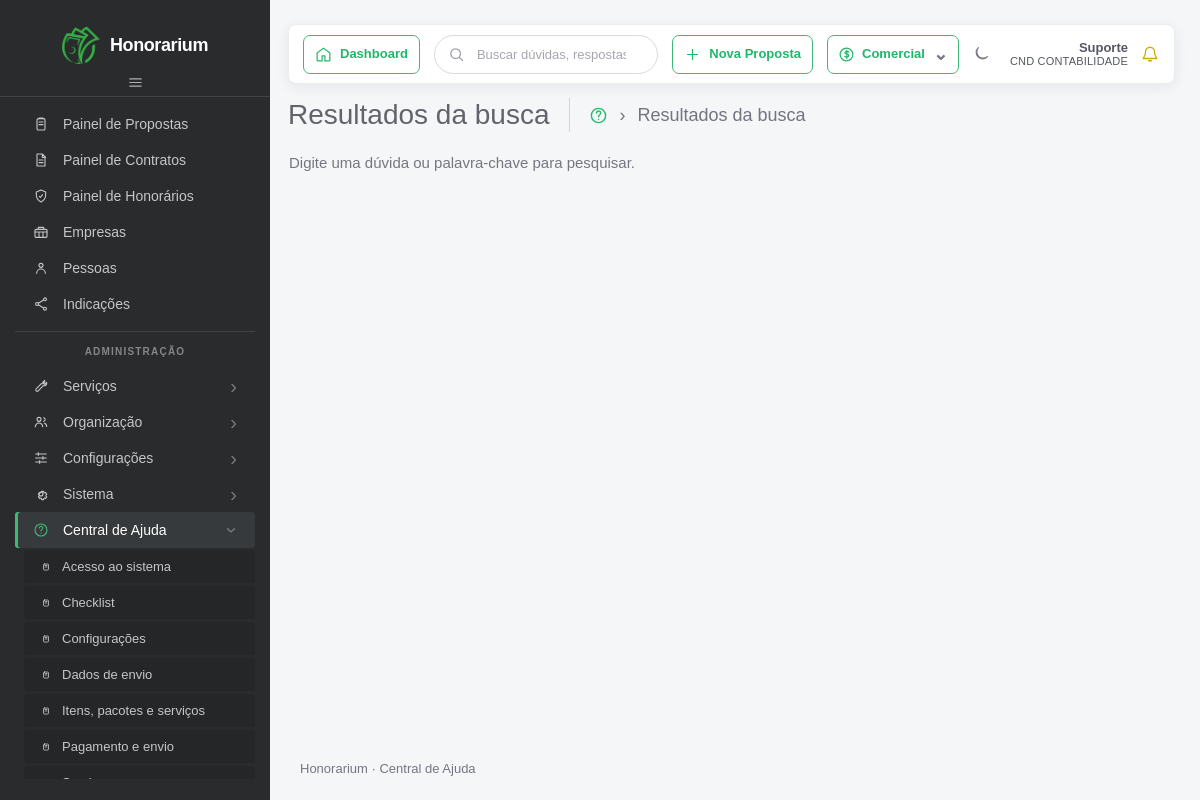
Page /busca/ on the committed database.
### faq/models.py (models this page shows, shortened)
class Categoria(models.Model):
    nome = models.CharField(max_length=100, unique=True)
    descricao = models.TextField(blank=True)
    ativa = models.BooleanField(default=True)

### faq/views.py (the view, shortened to what this page needs)
# urls.py: path("busca/", views.busca, name="busca"),
def busca(request):
    consulta = request.GET.get("q", "").strip()
    termos = normalizar_busca(consulta).split()
    resultados = []
    return render(
        request,
        "faq/busca.html",
        {"consulta": consulta, "resultados": resultados},
    )

### faq/context_processors.py (called while the page is built)
def categorias_navegacao(request):
    return {
        "categorias_navegacao": Categoria.objects.filter(ativa=True).order_by("nome")
    }

### faq/views.py (called while the page is built)
def normalizar_busca(texto):
    texto = unicodedata.normalize("NFD", texto).casefold()
    return "".join(
        caractere
        for caractere in texto
        if not unicodedata.combining(caractere)
    )

### faq/templates/faq/busca.html (shortened to what this page needs)
{% extends "faq/base.html" %}
{% block page_title %}Resultados da busca{% endblock %}
{% block page_breadcrumb %}<span aria-current="page">Resultados da busca</span>{% endblock %}
{% block conteudo %}
<div class="page-content">
    <div class="page-heading">
        {% if consulta %}
            <p>Resultados para “{{ consulta }}”.</p>
        {% else %}
            <p>Digite uma dúvida ou palavra-chave para pesquisar.</p>
        {% endif %}
    </div>
</div>
{% endblock %}

### faq/templates/faq/base.html (shortened to what this page needs)
{% load static %}
<!DOCTYPE html>
<html lang="pt-BR">
<head>
    <link
        href="https://cdn.jsdelivr.net/npm/bootstrap@5.3.8/dist/css/bootstrap.min.css"
        rel="stylesheet"
    >
    <link rel="stylesheet" href="{% static 'faq/css/style.css' %}">
</head>
<body>
    <div class="app-shell">
        <aside class="sidebar">
            <a href="{% url 'inicio' %}" class="brand">
                <img
                    class="brand-logo"
                    src="{% static 'faq/img/logo-simbolo.png' %}"
                    alt=""
                    width="40"
                    height="40"
                >
                <span class="brand-name">Honorarium</span>
            </a>
            <div class="sidebar-toggle" aria-hidden="true">
                <svg viewBox="0 0 24 24"><path d="M4 7h16M4 12h16M4 17h16"/></svg>
            </div>
            <nav class="portal-nav" aria-label="Menu do portal Honorarium">
                <div class="side-nav portal-main-nav" aria-label="Principal">
                    <span class="side-link">
                        <svg viewBox="0 0 24 24" aria-hidden="true"><rect x="6" y="4" width="12" height="17" rx="2"/><path d="M9 4V3h6v1M9 9h6M9 13h6"/></svg>
                        <span>Painel de Propostas</span>
                    </span>
                    <span class="side-link">
                        <svg viewBox="0 0 24 24" aria-hidden="true"><path d="M6 3h8l4 4v14H6zM14 3v5h5M9 12h6M9 16h6"/></svg>
                        <span>Painel de Contratos</span>
                    </span>
                    <span class="side-link">
                        <svg viewBox="0 0 24 24" aria-hidden="true"><path d="m12 3 7 3v5c0 4.5-2.8 7.8-7 10-4.2-2.2-7-5.5-7-10V6z"/><path d="M9.5 12.5 11 14l3.5-4"/></svg>
                        <span>Painel de Honorários</span>
                    </span>
                    <span class="side-link">
                        <svg viewBox="0 0 24 24" aria-hidden="true"><rect x="3" y="8" width="18" height="12" rx="1.5"/><path d="M8 8V5h8v3M3 12h18M9 12v8M15 12v8"/></svg>
                        <span>Empresas</span>
                    </span>
                    <span class="side-link">
                        <svg viewBox="0 0 24 24" aria-hidden="true"><circle cx="12" cy="8" r="3"/><path d="M5.5 20a6.5 6.5 0 0 1 13 0"/></svg>
                        <span>Pessoas</span>
                    </span>
                    <span class="side-link">
                        <svg viewBox="0 0 24 24" aria-hidden="true"><circle cx="18" cy="5" r="2.2"/><circle cx="6" cy="12" r="2.2"/><circle cx="18" cy="19" r="2.2"/><path d="m8 11 8-5M8 13l8 5"/></svg>
                        <span>Indicações</span>
                    </span>
                </div>
                <div class="sidebar-divider"></div>
                <span class="sidebar-label">Administração</span>
                <div class="side-nav portal-admin-nav" aria-label="Administração">
                    <span class="side-link">
                        <svg viewBox="0 0 24 24" aria-hidden="true"><path d="m14.5 6.5 3-3a4 4 0 0 1-5 5l-7.7 7.7a2.1 2.1 0 0 0 3 3l7.7-7.7a4 4 0 0 0 5-5l-3 3z"/></svg>
                        <span>Serviços</span><span class="side-chevron" aria-hidden="true">›</span>
                    </span>
                    <span class="side-link">
                        <svg viewBox="0 0 24 24" aria-hidden="true"><circle cx="9" cy="8" r="3"/><path d="M3.5 19a5.5 5.5 0 0 1 11 0M16 5.5a3 3 0 0 1 0 5.8M17 14a5 5 0 0 1 3.5 4.8"/></svg>
                        <span>Organização</span><span class="side-chevron" aria-hidden="true">›</span>
                    </span>
                    <span class="side-link">
                        <svg viewBox="0 0 24 24" aria-hidden="true"><path d="M4 6h16M4 12h16M4 18h16"/><path d="M8 4v4M15 10v4M10 16v4"/></svg>
                        <span>Configurações</span><span class="side-chevron" aria-hidden="true">›</span>
                    </span>
                    <span class="side-link">
                        <span>Sistema</span><span class="side-chevron" aria-hidden="true">›</span>
                    </span>
                    <details class="side-menu-group" open>
                        <summary class="side-link side-menu-trigger side-link-help active">
                            <svg viewBox="0 0 24 24" aria-hidden="true"><circle cx="12" cy="12" r="9"/><path d="M9.6 9a2.5 2.5 0 1 1 4.3 1.8c-1.2 1-1.9 1.4-1.9 2.7M12 17h.01"/></svg>
                            <span>Central de Ajuda</span><span class="side-chevron" aria-hidden="true">›</span>
                        </summary>
                        <div class="side-submenu" aria-label="Categorias da Central de Ajuda">
                            {% for item in categorias_navegacao %}
                                <a href="{% url 'categoria' item.id %}" class="side-link side-sub-link{% if categoria.id == item.id %} active{% endif %}">
                                    <svg viewBox="0 0 24 24" aria-hidden="true"><rect x="7" y="6" width="10" height="12" rx="2"/><path d="M10 9h4M10 12h4"/></svg>
                                    <span>{{ item.nome }}</span>
                                </a>
                            {% empty %}
                                <span class="side-submenu-empty">Nenhuma categoria cadastrada</span>
                            {% endfor %}
                        </div>
                    </details>
                </div>
            </nav>
        </aside>
        <div class="workspace">
            <header class="topbar">
                <span class="dashboard-chip" aria-hidden="true">
                    <svg viewBox="0 0 24 24"><path d="m3 10 9-7 9 7v10a1 1 0 0 1-1 1h-6v-7h-4v7H4a1 1 0 0 1-1-1z"/></svg>
                    <span>Dashboard</span>
                </span>
                <form class="topbar-search" role="search" action="{% url 'busca' %}" method="get">
                    <button type="submit" aria-label="Buscar">
                        <svg viewBox="0 0 24 24" aria-hidden="true"><circle cx="10.8" cy="10.8" r="6.8"/><path d="m16 16 4.5 4.5"/></svg>
                    </button>
                    <input
                        type="search"
                        name="q"
                        value="{{ request.GET.q }}"
                        placeholder="Buscar dúvidas, respostas ou palavras-chave..."
                        aria-label="Buscar na central de ajuda"
                    >
                </form>
                <span class="proposal-chip" aria-hidden="true">
                    <svg viewBox="0 0 24 24"><path d="M12 5v14M5 12h14"/></svg>
                    <span>Nova Proposta</span>
                </span>
                <div class="topbar-profile">
                    <span class="department-chip" aria-hidden="true">
                        <svg viewBox="0 0 24 24"><circle cx="12" cy="12" r="9"/><path d="M15.5 8.5c-.7-.7-1.7-1-3-1-1.7 0-2.7.8-2.7 2s1 1.7 2.7 2 2.7.8 2.7 2-1 2-2.7 2c-1.3 0-2.3-.3-3-1M12.5 6v12"/></svg>
                        <strong>Comercial</strong>
                        <span class="department-chevron">⌄</span>
                    </span>
                    <span class="theme-icon" aria-hidden="true">
                        <svg viewBox="0 0 24 24"><path d="M20.5 15.5A8.5 8.5 0 0 1 8.5 3.5 8.5 8.5 0 1 0 20.5 15.5Z"/></svg>
                    </span>
                    <a href="{% url 'admin:index' %}" class="support-link">
                        <strong>Suporte</strong>
                        <small>CND CONTABILIDADE</small>
                    </a>
                    <span class="notification-icon" aria-hidden="true">
                        <svg viewBox="0 0 24 24"><path d="M18 9a6 6 0 0 0-12 0c0 7-3 7-3 9h18c0-2-3-2-3-9M10 21h4"/></svg>
                    </span>
                </div>
            </header>
            <div class="page-toolbar">
                <div class="page-toolbar-heading">
                    <h2 class="content-header-title float-left pr-1 mb-0">{% block page_title %}Central de Ajuda{% endblock %}</h2>
                    <nav class="page-toolbar-breadcrumb" aria-label="Navegação estrutural">
                        <a href="{% url 'inicio' %}" aria-label="Início">
                            <svg viewBox="0 0 24 24" aria-hidden="true"><circle cx="12" cy="12" r="9"/><path d="M9.5 9a2.6 2.6 0 1 1 4.4 1.8c-1.2 1-1.9 1.4-1.9 2.7M12 17h.01"/></svg>
                        </a>
                        <span aria-hidden="true">›</span>
                        {% block page_breadcrumb %}<span aria-current="page">Central de Ajuda</span>{% endblock %}
                    </nav>
                </div>
            </div>
            <main>
                {% block conteudo %}{% endblock %}
            </main>
            <footer class="site-footer">Honorarium · Central de Ajuda</footer>
        </div>
    </div>
</body>
</html>

### rows in the picture
Categoria: nome "Acesso ao sistema"
Categoria: nome "Checklist"
Categoria: nome "Configurações"
Categoria: nome "Dados de envio"
Categoria: nome "Itens, pacotes e serviços"
Categoria: nome "Pagamento e envio"
